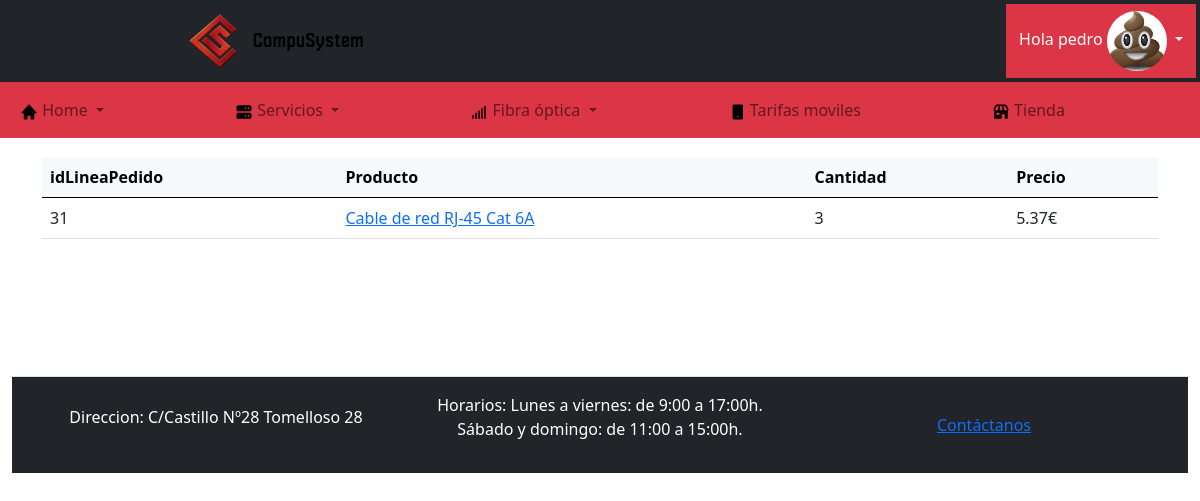
The app's page /CompuSystem/index.php?action=ver_detalles_pedido&idPedido=24 (signed in) with its own data.
### tables this page shows
CREATE TABLE `lineapedidos` (
  `idLineaPedido` int(11) NOT NULL,
  `idPedido` int(11) NOT NULL,
  `idProducto` int(11) NOT NULL,
  `ctd` int(11) NOT NULL
);

CREATE TABLE `productos` (
  `idProducto` int(11) NOT NULL,
  `nombre` varchar(100) NOT NULL,
  `descripcion` varchar(4000) NOT NULL,
  `precio` float NOT NULL,
  `idCategoria` int(11) NOT NULL
);

### CompuSystem/app/controladores/ProductosController.php (called while the page is built, shortened)
<?php
class ProductosController {
    function verDetallesPedido() {
        $conn = ConexionBD::conectar();
        $lineaPedidosDAO = new LineaPedidoDAO($conn);
        $productosDAO = new ProductoDAO($conn);
        $lineasPedidosPedido = $lineaPedidosDAO->obtenerLineasPedidos($_GET['idPedido']);
        require 'app/vistas/detallesPedido.php';
    }
}

### CompuSystem/app/modelos/LineaPedidoDAO.php (called while the page is built, shortened)
<?php
class LineaPedidoDAO {
    private $conn;
    public function __construct($connEntra)
    {
        $this->conn = $connEntra;
    }
    public function obtenerLineasPedidos(int $idPedido) {
        try {
            $sql = "SELECT * FROM lineapedidos WHERE idPedido = ?";
            if(!$stmt = $this->conn->prepare($sql)) {
                throw new Exception("Error al preparar la sentencia: " . $this->conn->error);
            }
            $stmt->bind_param('i', $idPedido);
            $stmt->execute();
            $result = $stmt->get_result();
            $lineasPedido = array();
            while($lineaPedido = $result->fetch_object('LineaPedido')) {
                $lineasPedido[] = $lineaPedido;
            }
            return $lineasPedido;
        } catch(Exception $e) {
            die("Ha ocurrido un error al insertar la linea pedido: " . $e->getMessage());
        }
    }
}

### CompuSystem/app/modelos/LineaPedido.php (called while the page is built, shortened)
<?php
class LineaPedido {
    private $idLineaPedido;
    private $idProducto;
    private $ctd;
    public function getIdLineaPedido()
    {
        return $this->idLineaPedido;
    }
    public function getIdProducto()
    {
        return $this->idProducto;
    }
    public function getCtd()
    {
        return $this->ctd;
    }
}

### CompuSystem/app/modelos/ProductoDAO.php (called while the page is built, shortened)
<?php
class ProductoDAO {
    private $conn;
    public function __construct($connEntra)
    {
        $this->conn = $connEntra;
    }
    public function obtenerPorId(int $id) {
        $sql = "SELECT * FROM productos WHERE idProducto = ?";
        if(!$stmt = $this->conn->prepare($sql)) {
            die("Error al preparar la sentencia: " . $this->conn->error);
        }
        $stmt->bind_param('i', $id);
        $stmt->execute();
        $result = $stmt->get_result();
        return $result->fetch_object('Producto');
    }
}

### CompuSystem/app/modelos/Producto.php (called while the page is built, shortened)
<?php
class Producto {
    private $idProducto;
    private $nombre;
    private $precio;
    public function getIdProducto()
    {
        return $this->idProducto;
    }
    public function getNombre()
    {
        return $this->nombre;
    }
    public function getPrecio()
    {
        return $this->precio;
    }
}

### CompuSystem/app/vistas/detallesPedido.php (the view, shortened to what this page needs)
<div class="table-responsive">
  <table class="table">
    <thead class="table-light">
      <tr>
        <th>idLineaPedido</th>
        <th>Producto</th>
        <th>Cantidad</th>
        <th>Precio</th>
      </tr>
    </thead>
    <tbody>
      <?php
        foreach($lineasPedidosPedido as $lineaPedido) {
          $producto = $productosDAO->obtenerPorId($lineaPedido->getIdProducto());
          $precio = $lineaPedido->getCtd() * $producto->getPrecio();
      ?>
      <tr>
        <td><?= $lineaPedido->getIdLineaPedido() ?></td>
        <td><a href="index.php?action=ver_producto&id=<?= $producto->getIdProducto() ?>"><?= $producto->getNombre() ?></a></td>
        <td><?= $lineaPedido->getCtd() ?></td>
        <td><?= $precio ?>€</td>
      </tr>
      <?php
        }
      ?>
    </tbody>
  </table>
</div>
<?php
require 'app/vistas/plantilla.php';
?>

### records on screen
lineapedidos: idLineaPedido "31", idProducto.nombre "Cable de red RJ-45 Cat 6A", ctd "3", ctd.precio "5.37"

### other values on screen
$_SESSION['usuario'] "pedro"
